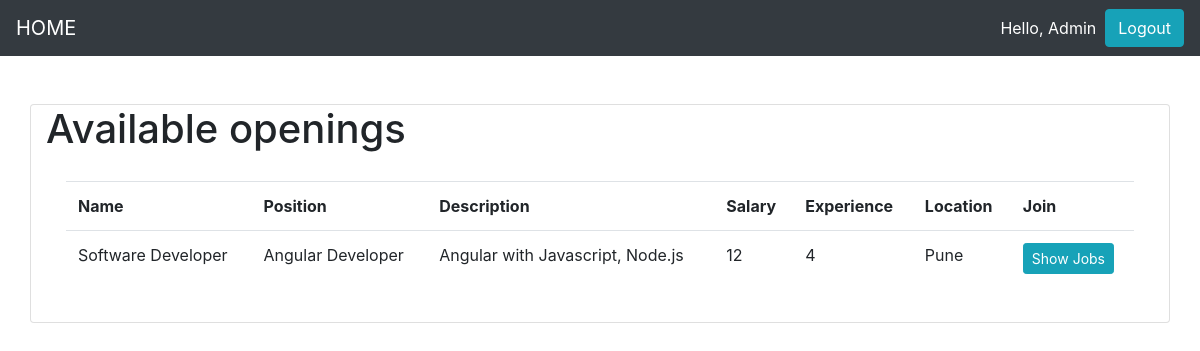
Screenshot of /openjobs/ (signed in) with the database file from the repository.
### Job_Portal/models.py (models this page shows, shortened)
class Jobs(models.Model):
    company = models.IntegerField(null=False)
    name = models.CharField(max_length=200, null=True)
    position = models.CharField(max_length=200, null=True)
    description = models.CharField(max_length=2000, null=True)
    salary = models.IntegerField(null=True)
    experience = models.IntegerField(null=True)
    Location = models.CharField(max_length=2000, null=True)

### Job_Portal/views.py (the view)
# urls.py: path('openjobs/', jobsPage, name='openjobs'),
def jobsPage(request):
    companies = Jobs.objects.all()
    context = {
            'companies': companies,
        }
    return render(request, 'showjobs.html', context)

### Job_Portal/templates/showjobs.html
{% extends 'main.html' %}
{% load static%}
{% block content %}
<div class="container card">
    <h1>Available openings</h1>
    <div class="card-body">
        <table class="table table-hover">
            <tr>
                <th>Name</th>
                <th>Position</th>
                <th>Description</th>
                <th>Salary</th>
                <th>Experience</th>
                <th>Location</th>
                <th>Join</th>
            </tr>
            {% for c in companies %}
                <tr>
                    <td>{{c.name}}</td>
                    <td>{{c.position}}</td>
                    <td>{{c.description}}</td>
                    <td>{{c.salary}}</td>
                    <td>{{c.experience}}</td>
                    <td>{{c.Location}}</td>
                   <td><a href="{% url 'openjobs' %}" class="btn btn-info btn-sm" type="submit">Show Jobs</a></td>
                </tr>
            {% endfor %}
        </table>
    </div>
</div>
{% endblock %}

### Job_Portal/templates/navbar.html (shortened to what this page needs)
<head>
  </head>
  <nav class="navbar navbar-expand-lg navbar-dark bg-dark">
      <a class="navbar-brand" href="{% url 'home' %}">HOME</a>
      {% if request.user.is_authenticated %}
      <span class="user">Hello, {{request.user}}  &nbsp;</span>
      <span ><a  class="user btn btn-info" href ="{% url 'logout' %}"> Logout</a></span>
      {% else %}
          <span ><a class="user" href="{% url 'login' %}">Login</a></span>>
          <span ><a class="user" href="{% url 'register' %}">Register</a></span>>
      {% endif  %}
    </nav>

### Job_Portal/templates/navbar.html (style rules this page uses)
.user { color:white; text-decoration: none; }

### rows the page displays
Jobs: name "Software Developer", position "Angular Developer", description "Angular with Javascript, Node.js", salary "12", experience "4", Location "Pune"

### other values shown
{{ request.user }} "Admin"
